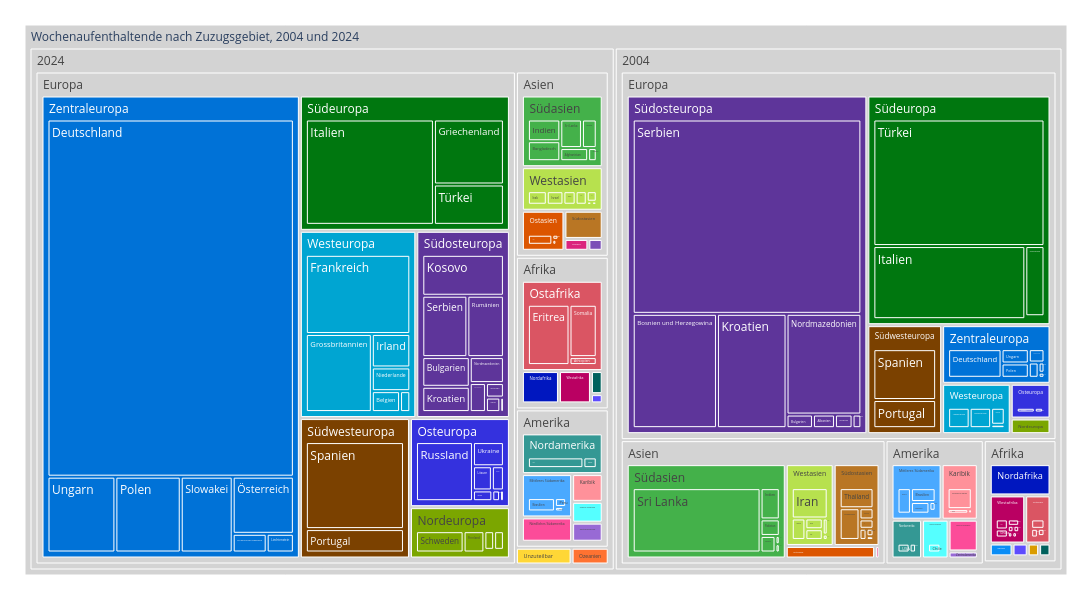

Source (notebook cell):
### Code cell
treeMap1 = mypy_dv.plot_px_treemap(
    data=myTM.reset_index()
    ,levels=['Jahr_nbr','KontinentBisherLang','RegionBisherLang', 'NationBisherLang']
    ,values="sum_AnzEinbWir"
    ,color="RegionBisherLang"
    #, color_continuous_scale='Blues'
    ,color_discrete_map=farben_dict_zc 
    ,height=600
    ,width=1100               
    #,margin_val_bottom=25
    ,myHeaderTitle="Wochenaufenthaltende nach Zuzugsgebiet, "+str(myTM.reset_index().Jahr_nbr.min()) +" und " +str(myTM.reset_index().Jahr_nbr.max())
)
treeMap1

### Figure 1 — Plotly figure (JSON) as saved in the notebook; plotly's stock layout.template omitted (floating-point values rounded to 4 significant figures; data arrays with more than 128 entries replaced by an {"elided": "..."} marker saying what was removed)
{"data": [{"branchvalues": "total", "customdata": {"elided": "270x1 str values"}, "domain": {"x": [0, 1], "y": [0, 1]}, "hovertemplate": "%{label}<br><br>Anzahl:<br>%{value}<extra></extra>", "ids": {"elided": "270 str values"}, "labels": {"elided": "270 str values"}, "marker": {"colors": {"elided": "270 str values"}}, "name": "", "parents": {"elided": "270 str values"}, "root": {"color": "grey"}, "type": "treemap", "values": {"elided": "270 int values"}}], "layout": {"height": 600, "legend": {"tracegroupgap": 0}, "margin": {"b": 25, "l": 25, "r": 25, "t": 25}, "width": 1100}}
